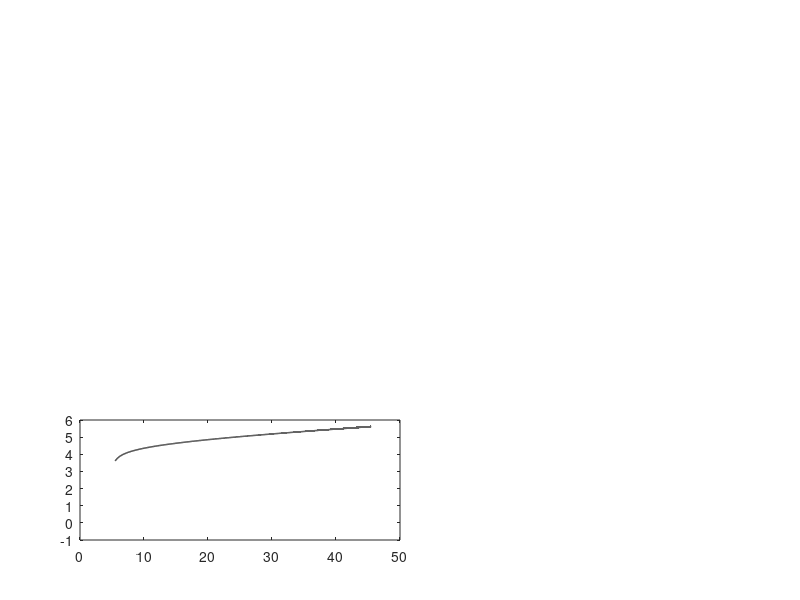

MATLAB code to generate this figure: (Note: this script raises an error after producing the figure.)
%% Figure 2H

figure

pos = [0.1,0.32,0.54,0.76];
xlen = 0.4;
ylen = 0.2;

subplot('Position',[pos(1),pos(1),xlen,ylen]);

for imodel = 1
    
    load('./results/MCMCAll_mock_nodem')
    bmedian = median(10.^(MCMCAll{imodel}.samples(1,:)));
    quantileU = quantile(10.^(MCMCAll{imodel}.samples(1,:)),0.75);
    quantileL = quantile(10.^(MCMCAll{imodel}.samples(1,:)),0.25);

    t = 0.01:0.01:40;
    cmedian = (0.5+bmedian.*t./(bmedian+t));
    cquU = (0.5+quantileU.*t./(quantileU+t));
    cquL = (0.5+quantileL.*t./(quantileL+t));
    
    Nmedian0 = 4096;
    for t = 0.01:0.01:40
        if t == 0.01
            Nmedian(100*t) = Nmedian0*exp(log(2)/cmedian(100*t)*0.01);
            NquantileU(100*t) = Nmedian0*exp(log(2)/(0.5+cquU*t/(cquU+t))*0.01);
            NquantileL(100*t) = Nmedian0*exp(log(2)/(0.5+cquL*t/(cquL+t))*0.01);
        else
            Nmedian(single(100*t)) = Nmedian(single(100*t-1))*exp(log(2)/cmedian(single(100*t))*0.01);
            NquantileU(single(100*t)) = NquantileU(single(100*t-1))*exp(log(2)/cquU(single(100*t))*0.01);
            NquantileL(single(100*t)) = NquantileL(single(100*t-1))*exp(log(2)/cquL(single(100*t))*0.01);
        end
    end
    
    plot([5.5:0.01:45.5],log10([4096,Nmedian]),'-','Color','k','Linewidth',1.02)
    hold on
    x = [5.5:0.01:45.5];
    x2 = [x, fliplr(x)];
    inBetween = [log10([0.5,NquantileL]), fliplr(log10([0.5,NquantileU]))];
    fill(x2, inBetween,[100,100,100]./255,'LineStyle','none');
    alpha(.3)
%     hold on
%     plot([7,14.75,19.75,27.5,40],log10([40021,107292,115417,221875,292708]),'o','Color','k','Markersize',5)

end
ylabel('log10(number of cells)')
xlabel('time (h)')
xlim([5.5,45])
box off
set(gca,'linewidth',1.02)
set(gca,'FontSize',11)
set(gca,'FontName','Arial')
xticks([10,20,30,40])
ylim([3,6])

set(gcf, 'PaperUnits','centimeters', 'PaperPosition',[2 4 18 15])
print('-dpdf',['./figures/CellNum_mock_nodem'])
